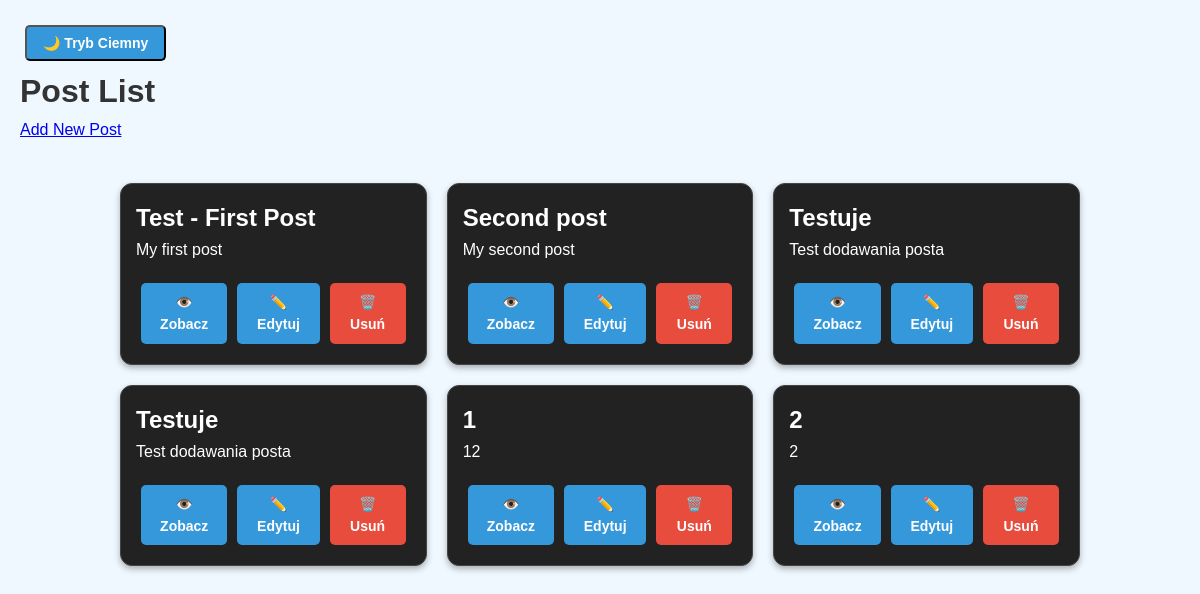
The page / on the database its author committed.
### moja_aplikacja/models.py (models this page shows, shortened)
class Post(models.Model):  # Tworzymy model "Post", który będzie tabelą w bazie danych
    title = models.CharField(max_length=200)  # Tytuł posta (kolumna w tabeli)
    content = models.TextField()  # Treść posta (kolumna w tabeli)
    published_date = models.DateTimeField(auto_now_add=True)  # Data publikacji (kolumna w tabeli)

### moja_aplikacja/views.py (the view)
# urls.py: path('', views.post_list, name='post_list'),  # Strona główna
def post_list(request):
    posts = Post.objects.all()  # Pobieramy wszystkie posty
    return render(request, 'post_list.html', {'posts': posts})

### moja_aplikacja/templates/post_list.html (shortened to what this page needs)
{% load static %}
<!DOCTYPE html>
<html lang="en">
<head>
    <link rel="stylesheet" type="text/css" href="{% static 'css/style.css' %}">
</head>
<body>
    <button class="toggle-button" onclick="toggleDarkMode()">🌙 Tryb Ciemny</button>
    <h1>Post List</h1>
    <a href="{% url 'add_post' %}">Add New Post</a>
    <div class="post-list">
    {% for post in posts %}
        <div class="post-card">
            <h2>{{ post.title }}</h2>
            <p>{{ post.content|truncatewords:30 }}</p>
            <div class="post-buttons">
                <a href="{% url 'post_detail' post.pk %}" class="button">👁️ Zobacz</a>
                <a href="{% url 'edit_post' post.pk %}" class="button">✏️ Edytuj</a>
                <a href="{% url 'delete_post' post.pk %}" class="button delete" onclick="return confirm('Czy na pewno chcesz usunąć ten post?');">🗑️ Usuń</a>
            </div>
        </div>
    {% empty %}
        <p>No posts yet.</p>
    {% endfor %}
</div>
</body>
</html>

### moja_aplikacja/static/css/style.css (style rules this page uses)
* { margin: 0; padding: 0; box-sizing: border-box; }
body { font-family: Arial, sans-serif; line-height: 1.6; background-color: #f0f8ff; color: #333; padding: 20px; transition: background-color 0.3s, color 0.3s; }
.button, .toggle-button { display: inline-block; padding: 8px 16px; margin: 5px; background-color: #3498db; color: white; text-decoration: none; border-radius: 5px; transition: background-color 0.3s; font-size: 14px; font-weight: bold; text-align: center; cursor: pointer; }
.button.delete { background-color: #e74c3c; }
.post-list { display: grid; grid-template-columns: repeat(auto-fit, minmax(250px, 1fr)); gap: 20px; padding: 20px; }
.post-card { border: 1px solid #ccc; border-radius: 10px; padding: 15px; background-color: white; transition: box-shadow 0.3s; box-shadow: 0px 2px 5px rgba(0,0,0,0.1); }
.post-buttons { display: flex; justify-content: space-around; margin-top: 10px; }
.post-list { display: grid; grid-template-columns: repeat(auto-fit, minmax(250px, 1fr)); gap: 20px; padding: 20px; max-width: 1000px; margin: 20px auto; }
.post-card { border: 1px solid #444; border-radius: 12px; padding: 15px; background-color: #222; color: #fff; box-shadow: 0px 3px 6px rgba(0, 0, 0, 0.3); transition: transform 0.3s ease, box-shadow 0.3s ease; }
.post-buttons { display: flex; justify-content: space-around; margin-top: 15px; }

### rows shown on the page
Post: title "Test - First Post", content "My first post"
Post: title "Second post", content "My second post"
Post: title "Testuje", content "Test dodawania posta"
Post: title "Testuje", content "Test dodawania posta"
Post: title "1", content "12"
Post: title "2", content "2"
